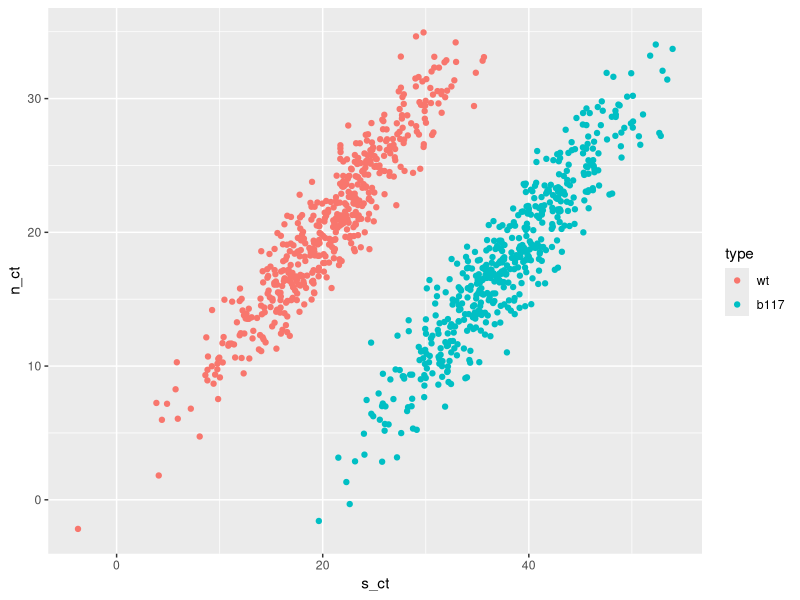
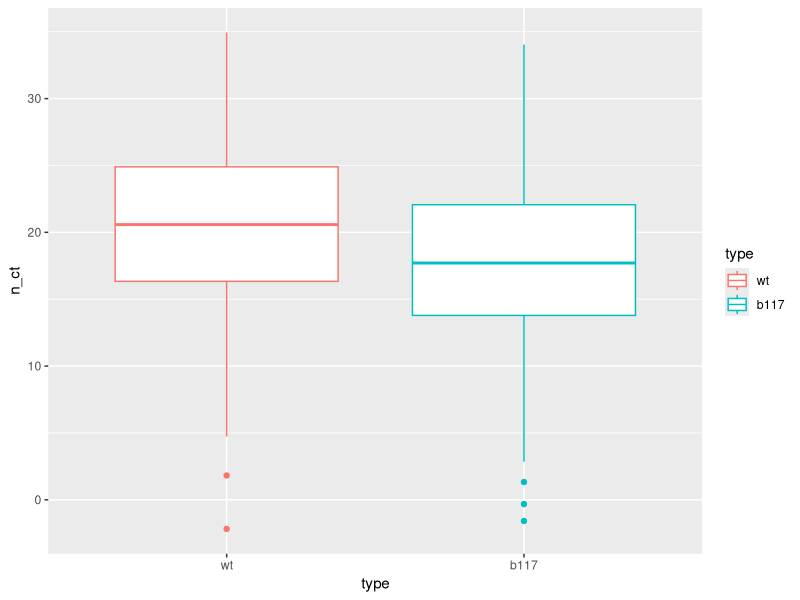
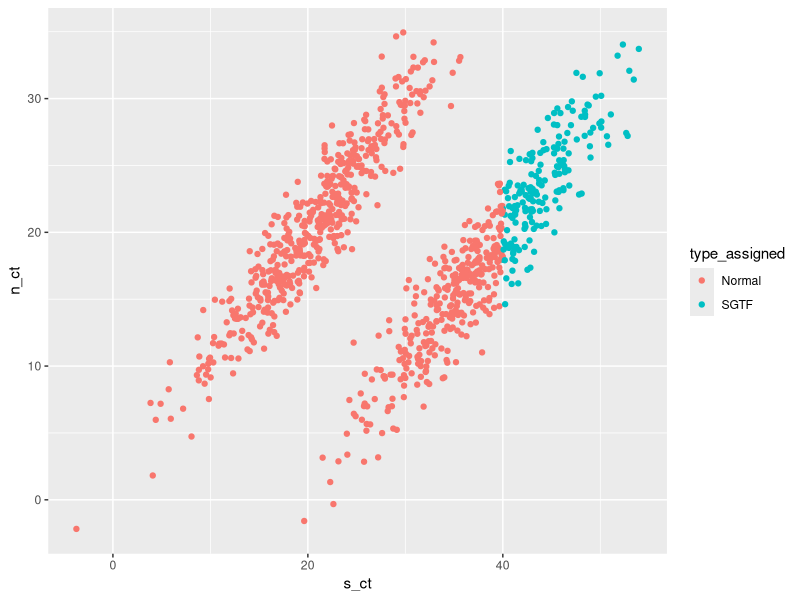
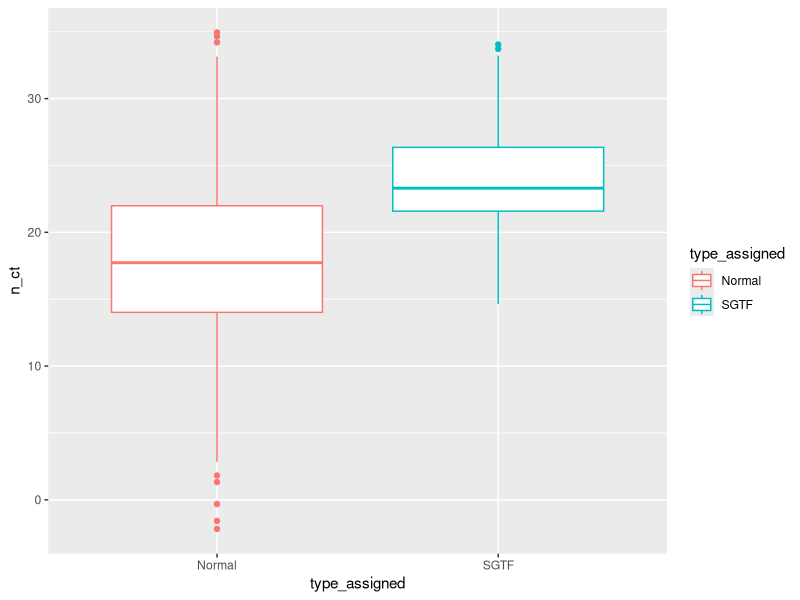
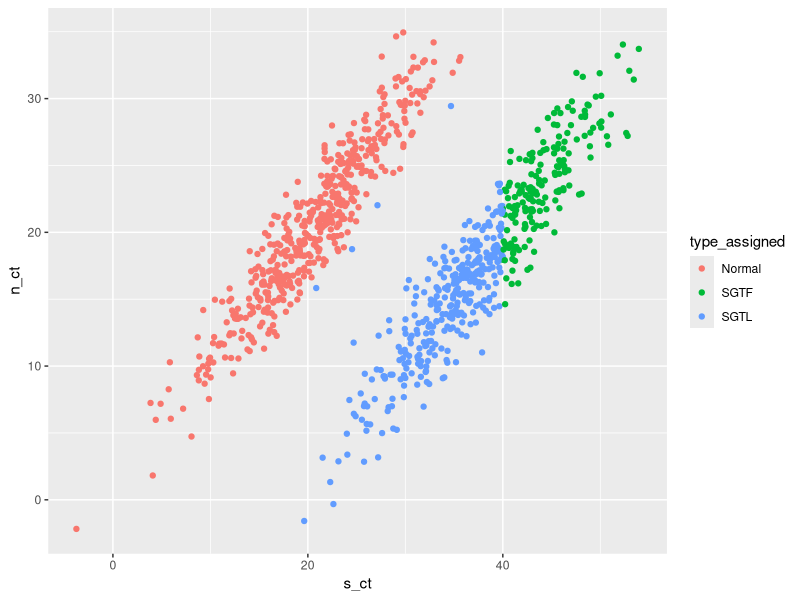
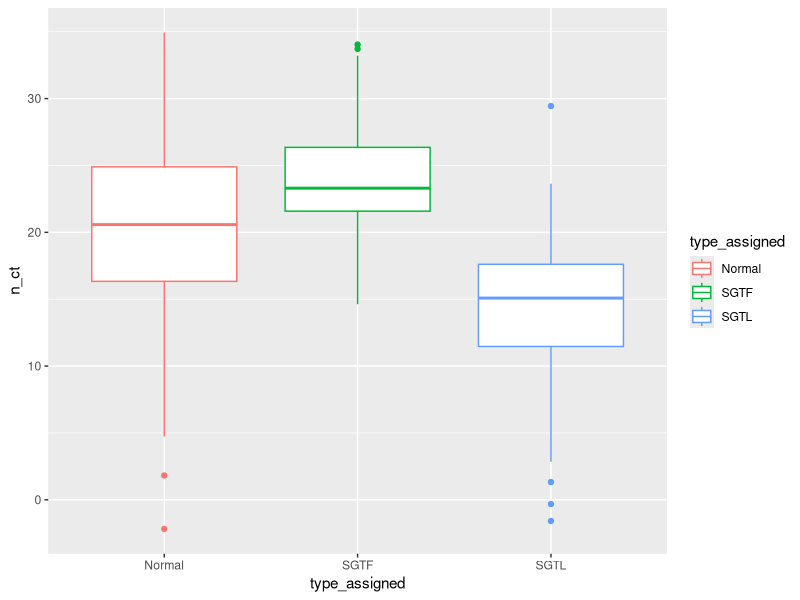
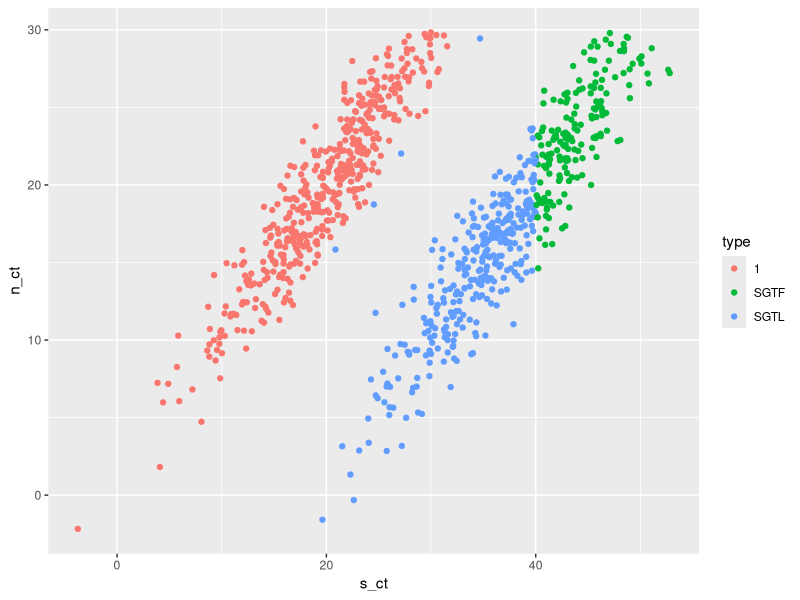
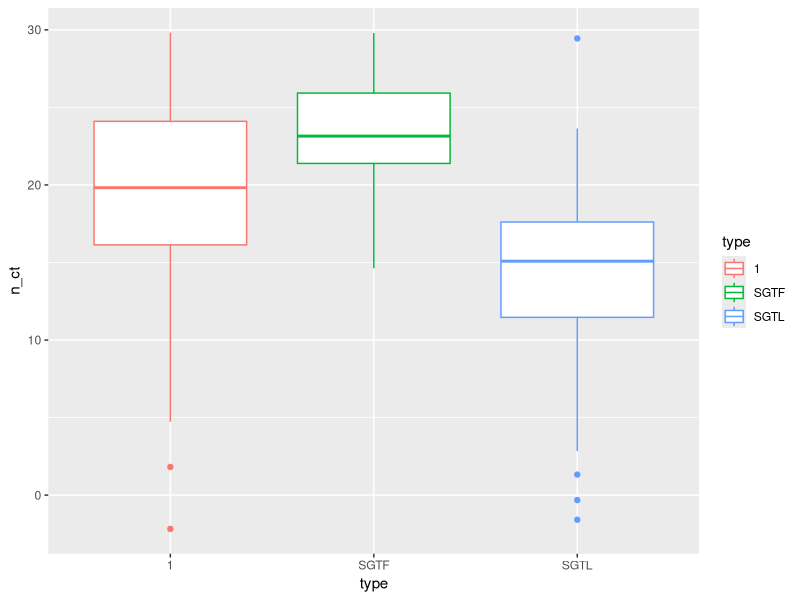

Source code (R) for these figures, in order:
## ---- chunk 1
library(tidyverse)
n=500

ct_diff=2
mean_viralload_wt = 20
mean_viralload_b117 = mean_viralload_wt - 2

sd_viralload = 6

b117 = tibble(type="b117",viral_load= rnorm(n,mean_viralload_b117,sd_viralload))
wt = tibble(type="wt",viral_load= rnorm(n,mean_viralload_wt,sd_viralload))


n_jitter =1.5


s_sgtf_diff = 20


b117$n_ct = b117$viral_load + rnorm(n,mean = 0, sd = n_jitter)
b117$s_ct = b117$viral_load + rnorm(n,mean = s_sgtf_diff, sd = n_jitter)


wt$n_ct = wt$viral_load + rnorm(n,mean = 0, sd = n_jitter)
wt$s_ct = wt$viral_load + rnorm(n,mean = 0, sd = n_jitter)


all = bind_rows(b117,wt)

all = filter(all,n_ct<35)

all$type = factor(all$type,levels=c("wt","b117"))





## ---- chunk 2


ggplot(all,aes(x=s_ct,y=n_ct,color=type))+geom_point()
ggplot(all,aes(x=type,y=n_ct,color=type))+geom_boxplot()


## ---- chunk 3
all$type_assigned = "Normal"


all = all %>% mutate(type_assigned = ifelse(s_ct>40, "SGTF",type_assigned))


ggplot(all,aes(x=s_ct,y=n_ct,color=type_assigned))+geom_point()
ggplot(all,aes(x=type_assigned,y=n_ct,color=type_assigned))+geom_boxplot()

## ---- chunk 4
  all = all %>% mutate(type_assigned = ifelse(s_ct>n_ct+5, "SGTL",type_assigned))
  all = all %>% mutate(type_assigned = ifelse(s_ct>40, "SGTF",type_assigned))
ggplot(all,aes(x=s_ct,y=n_ct,color=type_assigned))+geom_point()
ggplot(all,aes(x=type_assigned,y=n_ct,color=type_assigned))+geom_boxplot()


## ---- chunk 5
  all = all %>% mutate(type = ifelse(s_ct>n_ct+5, "SGTL",type))
  all = all %>% mutate(type = ifelse(s_ct>40, "SGTF",type))
ggplot(all %>% filter(n_ct<30),aes(x=s_ct,y=n_ct,color=type))+geom_point()
ggplot(all %>% filter(n_ct<30),aes(x=type,y=n_ct,color=type))+geom_boxplot()


